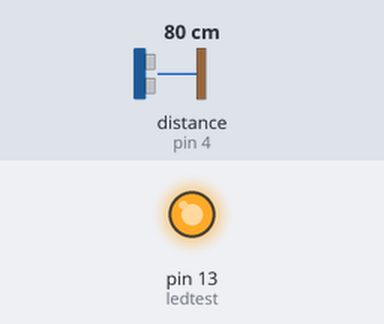
This sketch was run on a simulated Arduino Uno, built with avr-gcc and run on an emulated ATmega328P. On the bench: output pins drawn as LEDs (lit = HIGH). Wiring (inferred from the names in the program): ultrasonic range finder: trigger pin 2; echo pin 4. Inputs (shaded band) come from the test bench; at power-on: distance to the obstacle (sensor on pin 4) 80 cm. The echo pulse lasts 58.3 µs per cm; pins used as bus, display or sensor lines are not drawn; what the sketch prints to the serial monitor is not drawn.

Above: at 0.1 s.
At 2.6 s:
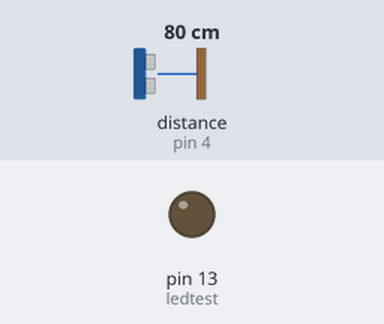
Timing chart, 0 to 4.1 s (numbered marks = the images above):
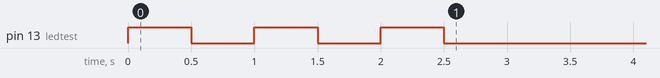

The sketch:

SENSOR_ULTRASONICO_BOTS_RAGNAR.ino
```cpp
int disparo = 2;
int eco= 4;
int ledtest= 13;
long tiempopulso;
float distanciamedida;


//inicio del main
//iniciamos los pines de salida
void setup() {
  Serial.begin(9600);
pinMode (ledtest, OUTPUT);
pinMode (disparo,OUTPUT);
pinMode (eco, INPUT);

digitalWrite (disparo,LOW);
digitalWrite (ledtest,LOW);

//hacemos el saludo inicial

 digitalWrite (ledtest,HIGH);
  delay(500);
  digitalWrite (ledtest,LOW);
  delay(500);
  digitalWrite (ledtest,HIGH);
  delay(500);
  digitalWrite (ledtest,LOW);
  delay(500);
  digitalWrite (ledtest,HIGH);
  delay(500);
  digitalWrite (ledtest,LOW);
  delay(500);
}

void loop() {
  digitalWrite (disparo, HIGH);
  delayMicroseconds(10);
    digitalWrite (disparo, LOW);

    tiempopulso = pulseIn(eco,HIGH);
    distanciamedida= 0.034 / 2 * tiempopulso;

    Serial.println("tiempo / distancia");
    Serial.print(tiempopulso);
    Serial.print('/');
    Serial.println(distanciamedida);
    delay(500);


}
```
